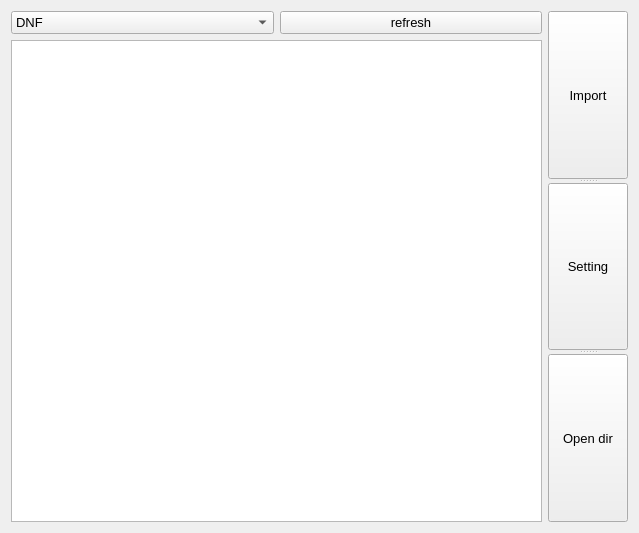
<?xml version="1.0" encoding="UTF-8"?>
<ui version="4.0">
 <class>Form</class>
 <widget class="QWidget" name="Form">
  <property name="geometry">
   <rect>
    <x>0</x>
    <y>0</y>
    <width>639</width>
    <height>533</height>
   </rect>
  </property>
  <property name="windowTitle">
   <string>Form</string>
  </property>
  <layout class="QGridLayout" name="gridLayout">
   <item row="0" column="0">
    <layout class="QVBoxLayout" name="verticalLayout">
     <item>
      <layout class="QHBoxLayout" name="horizontalLayout">
       <item>
        <widget class="QComboBox" name="type">
         <property name="font">
          <font>
           <pointsize>10</pointsize>
          </font>
         </property>
         <item>
          <property name="text">
           <string>DNF</string>
          </property>
         </item>
         <item>
          <property name="text">
           <string>DNF45</string>
          </property>
         </item>
        </widget>
       </item>
       <item>
        <widget class="QPushButton" name="ref_btn">
         <property name="font">
          <font>
           <pointsize>10</pointsize>
          </font>
         </property>
         <property name="text">
          <string>refresh</string>
         </property>
        </widget>
       </item>
      </layout>
     </item>
     <item>
      <widget class="QListView" name="psoft_list">
       <property name="font">
        <font>
         <pointsize>11</pointsize>
        </font>
       </property>
      </widget>
     </item>
    </layout>
   </item>
   <item row="0" column="1">
    <widget class="QSplitter" name="splitter">
     <property name="orientation">
      <enum>Qt::Vertical</enum>
     </property>
     <widget class="QPushButton" name="imp_btn">
      <property name="font">
       <font>
        <pointsize>10</pointsize>
       </font>
      </property>
      <property name="text">
       <string>Import</string>
      </property>
     </widget>
     <widget class="QPushButton" name="set_btn">
      <property name="font">
       <font>
        <pointsize>10</pointsize>
       </font>
      </property>
      <property name="text">
       <string>Setting</string>
      </property>
     </widget>
     <widget class="QPushButton" name="open_btn">
      <property name="font">
       <font>
        <pointsize>10</pointsize>
       </font>
      </property>
      <property name="text">
       <string>Open dir</string>
      </property>
     </widget>
    </widget>
   </item>
  </layout>
 </widget>
 <resources/>
 <connections/>
</ui>
